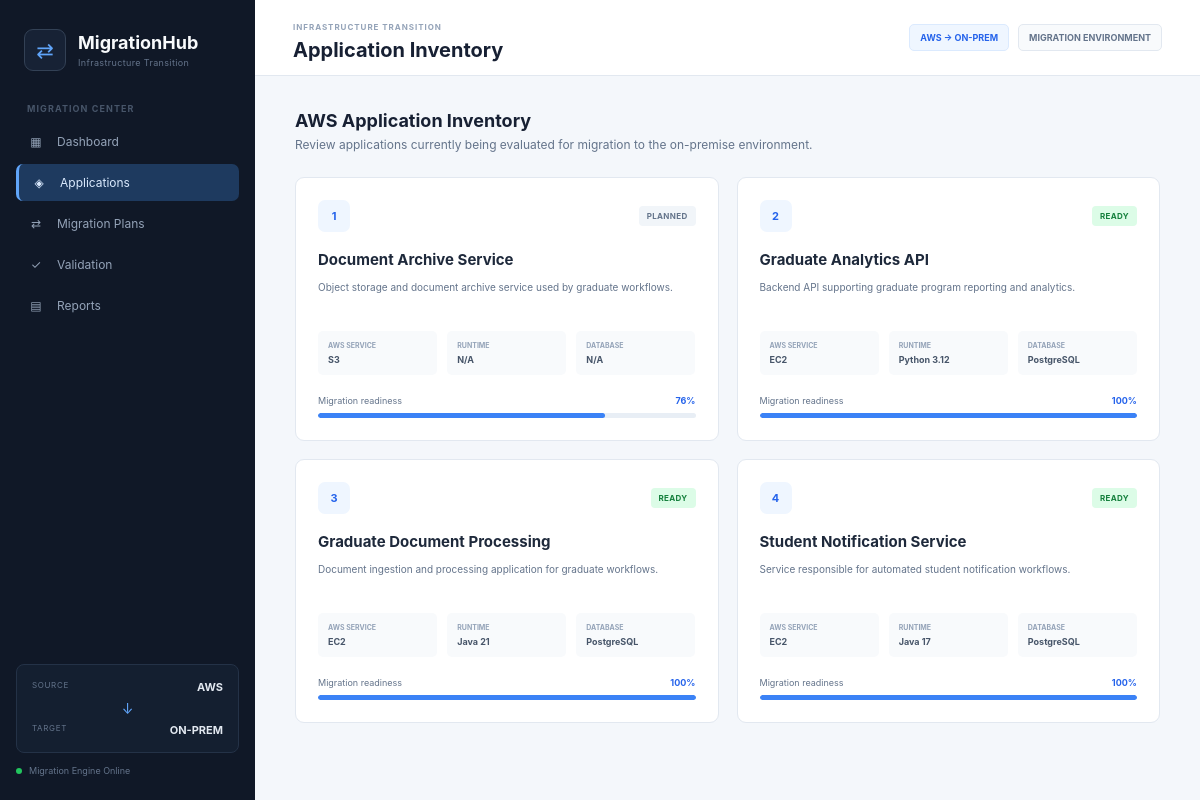
The app's page /applications with its own data.
### models.py (models this page shows)
class Application(Base):
    __tablename__ = "applications"
    id = Column(
        Integer,
        primary_key=True,
        index=True
    )
    name = Column(
        String(200),
        nullable=False
    )
    description = Column(
        Text
    )
    source_environment = Column(
        String(100),
        default="AWS"
    )
    target_environment = Column(
        String(100),
        default="ON_PREM"
    )
    aws_service = Column(
        String(100)
    )
    runtime = Column(
        String(100)
    )
    database_type = Column(
        String(100)
    )
    migration_status = Column(
        String(50),
        default="PLANNED"
    )
    readiness_score = Column(
        Float,
        default=0
    )
    created_at = Column(
        DateTime,
        default=datetime.utcnow
    )
    updated_at = Column(
        DateTime,
        default=datetime.utcnow,
        onupdate=datetime.utcnow
    )

### app.py (the view)
@app.get(
    "/applications",
    response_class=HTMLResponse
)
def applications_page(
    request: Request,
    db: Session = Depends(get_db)
):
    applications = (
        db.query(Application)
        .order_by(
            Application.name
        )
        .all()
    )
    return templates.TemplateResponse(
        request=request,
        name="applications.html",
        context={
            "applications":
                applications
        }
    )

### templates/applications.html (shortened to what this page needs)
{% extends "base.html" %}
{% block page_title %}
Application Inventory
{% endblock %}
{% block content %}
<div class="page-intro">
    <div>
        <h3>
            AWS Application Inventory
        </h3>
        <p>
            Review applications currently being evaluated
            for migration to the on-premise environment.
        </p>
    </div>
</div>
<div class="application-grid">
    {% for application in applications %}
    <a
        href="/applications/{{ application.id }}"
        class="application-card"
    >
        <div class="card-top">
            <div class="application-symbol">
                {{ loop.index }}
            </div>
            <span
                class="status
                {{ application.migration_status|lower }}"
            >
                {{ application.migration_status }}
            </span>
        </div>
        <h3>
            {{ application.name }}
        </h3>
        <p>
            {{ application.description }}
        </p>
        <div class="application-meta">
            <div>
                <span>
                    AWS SERVICE
                </span>
                <strong>
                    {{ application.aws_service }}
                </strong>
            </div>
            <div>
                <span>
                    RUNTIME
                </span>
                <strong>
                    {{ application.runtime }}
                </strong>
            </div>
            <div>
                <span>
                    DATABASE
                </span>
                <strong>
                    {{ application.database_type }}
                </strong>
            </div>
        </div>
        <div class="card-footer">
            <span>
                Migration readiness
            </span>
            <strong>
                {{ application.readiness_score|round|int }}%
            </strong>
        </div>
        <div class="progress">
            <div
                class="progress-fill"
                style="width: {{ application.readiness_score }}%"
            ></div>
        </div>
    </a>
    {% endfor %}
</div>
{% endblock %}

### static/css/style.css (style rules this page uses)
* { box-sizing: border-box; }
body { margin: 0; font-family: Inter, "Segoe UI", Arial, sans-serif; background: #f4f7fb; color: #1e293b; }
a { color: inherit; }
.page-intro { margin-bottom: 25px; }
.page-intro h3 { margin: 0; font-size: 18px; color: #172033; }
.page-intro p { margin: 6px 0 0; color: #64748b; font-size: 12px; }
.progress { height: 5px; background: #e8eef5; border-radius: 10px; overflow: hidden; flex: 1; }
.progress-fill { height: 100%; background: #3b82f6; border-radius: 10px; }
.status { display: inline-block; padding: 5px 8px; border-radius: 4px; font-size: 8px; font-weight: 700; letter-spacing: .04em; }
.status.ready { background: #dcfce7; color: #15803d; }
.status.planned { background: #f1f5f9; color: #64748b; }
.application-grid { display: grid; grid-template-columns: repeat(2, 1fr); gap: 18px; }
.application-card { background: white; border: 1px solid #e2e8f0; border-radius: 9px; padding: 22px; text-decoration: none; transition: transform .15s ease, border-color .15s ease, box-shadow .15s ease; }
.card-top { display: flex; justify-content: space-between; align-items: center; }
.application-symbol { width: 32px; height: 32px; border-radius: 7px; background: #eff6ff; color: #2563eb; display: flex; align-items: center; justify-content: center; font-size: 11px; font-weight: 700; }
.application-card h3 { margin: 18px 0 7px; color: #1e293b; font-size: 15px; }
.application-card > p { color: #64748b; font-size: 10px; line-height: 1.6; min-height: 34px; }
.application-meta { display: grid; grid-template-columns: repeat(3, 1fr); gap: 10px; margin-top: 18px; }
.application-meta div { padding: 10px; background: #f8fafc; border-radius: 5px; }
.application-meta span { display: block; color: #94a3b8; font-size: 7px; font-weight: 700; }
.application-meta strong { display: block; margin-top: 4px; color: #475569; font-size: 9px; }
.card-footer { display: flex; justify-content: space-between; margin-top: 20px; margin-bottom: 7px; color: #64748b; font-size: 9px; }
.card-footer strong { color: #2563eb; }

### records on screen
Application: migration_status "PLANNED", name "Document Archive Service", description "Object storage and document archive service used by graduate workflows.", aws_service "S3", runtime "N/A", database_type "N/A", readiness_score "76"
Application: migration_status "READY", name "Graduate Analytics API", description "Backend API supporting graduate program reporting and analytics.", aws_service "EC2", runtime "Python 3.12", database_type "PostgreSQL", readiness_score "100"
Application: migration_status "READY", name "Graduate Document Processing", description "Document ingestion and processing application for graduate workflows.", aws_service "EC2", runtime "Java 21", database_type "PostgreSQL", readiness_score "100"
Application: migration_status "READY", name "Student Notification Service", description "Service responsible for automated student notification workflows.", aws_service "EC2", runtime "Java 17", database_type "PostgreSQL", readiness_score "100"
